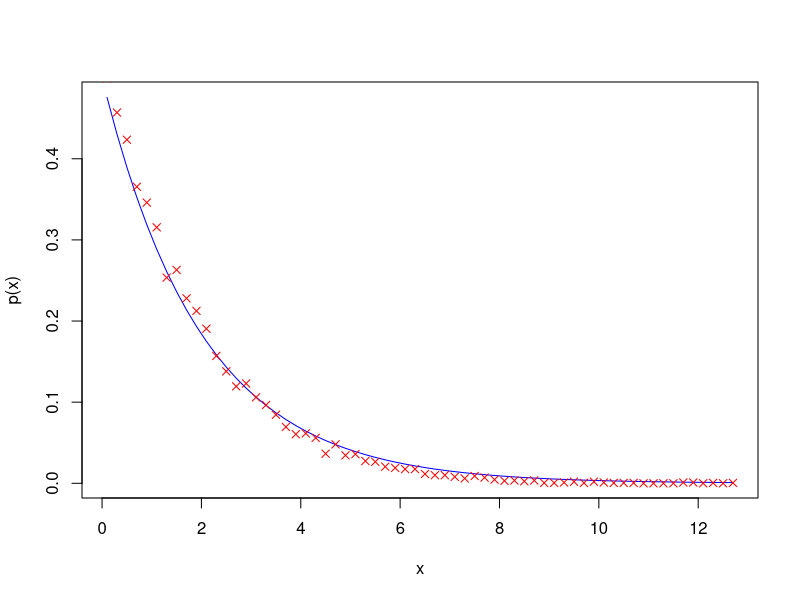

R code for this plot:
# Runs a simple Metropolis-Hastings (ie MCMC) algoritm to simulate an
# exponential distribution, which has the probability density
# p(x)=exp(-x/m), where m>0.
#
# Author: H. Paul Keeler, 2019.
# Website: hpaulkeeler.com
# Repository: github.com/hpaulkeeler/posts

numbSim=10^4; #number of random variables simulated
numbSteps=25; #number of steps for the Markov process
numbBins=50; #number of bins for histogram

sigma=1; #standard deviation for normal random steps
m=2; #parameter (ie mean) for distribution to be simulated

fun_p<-function(x){
  return((exp(-x/m)/m)*(x>=0)); #intensity function
  
}

xRand=runif(numbSim); #random initial values
probCurrent=fun_p(xRand); #current transition probabilities

for (jj in 1:numbSteps){
  zRand<-xRand +sigma*rnorm(numbSim,0,1);#take a (normally distributed) random step        
  #zRand= xRand +2*sigma*runif(numbSim);#take a (uniformly distributed) random step    
  probProposal=fun_p(zRand); #proposed probability
  
  #acceptance rejection step
  booleAccept=runif(numbSim) < probProposal/probCurrent;
  #update state of random walk/Markov chain
  xRand[booleAccept]=zRand[booleAccept];
  #update transition probabilities
  probCurrent[booleAccept]=probProposal[booleAccept];
}
#histogram section: empirical probability density
histX<-hist(xRand,breaks=numbBins,plot=FALSE);    
binEdges=histX$breaks; #retrieve bin edges
pdfEmp=histX$density; #retrieve probability density
xValues=histX$mids; ##retrieve mid-points of bins

#analytic solution of probability density
pdfExact=fun_p(xValues);

#Plotting
plot(xValues,pdfExact,xlab='x',ylab='p(x)',type="l", col='blue');
points(xValues,pdfEmp,pch=4, col='red');
grid;
